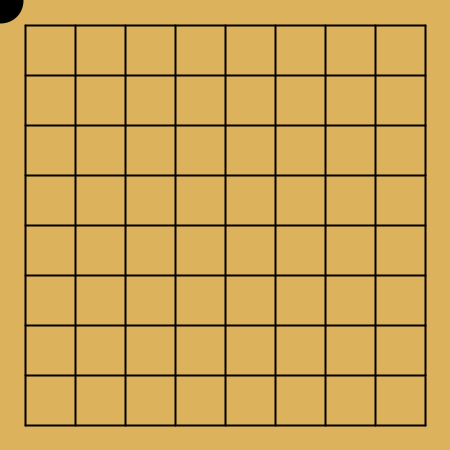
Frame 1 (no input)
Frame 60 (the mouse pressed at the canvas centre just before this capture): identical to frame 1, image omitted
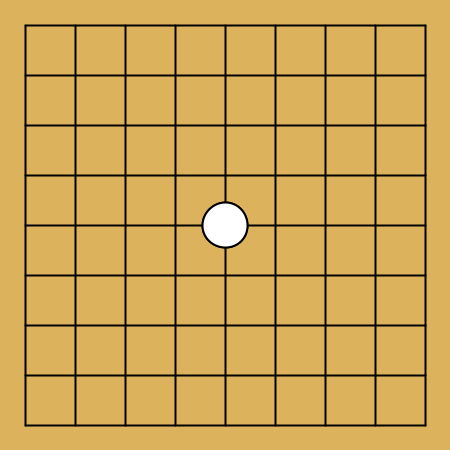
Frame 120 (the mouse held since frame 60 and released just before this capture)

The Processing sketch that drew these frames (run headless with seeded random() and noise(); from frame 60 on, the mouse is pressed at the canvas centre):

// Processing sketch: sketch_240923c
// ── sketch_240923c.pde
int goColor = -1;
int [][] board = new int[9][9];
void setup() {
  size(450, 450);
}
void draw() {
  background(220, 179, 92);
  strokeWeight(2);
  for (int i=0; i<9; i++) {
    line(25, 25 +i*50, 425, 25 +i*50);
    line(25 +i*50, 25, 25 +i*50, 425);
  }
  for (int i=0; i<9; i++) {
    for (int j=0; j<9; j++) {
      if (board[i][j]==0) continue;
      if (board[i][j]==1) fill(255);
      if (board[i][j]==-1) fill(0);
      ellipse(25 +j*50, 25 +i*50, 45, 45);
    }
  }
  if (goColor==-1) fill(0);
  else fill(255);
  ellipse(mouseX, mouseY, 45, 45);
}
void mousePressed() {
  int i = mouseY/50, j = mouseX/50;
  board[i][j] =goColor;
  goColor=goColor*-1;
}
